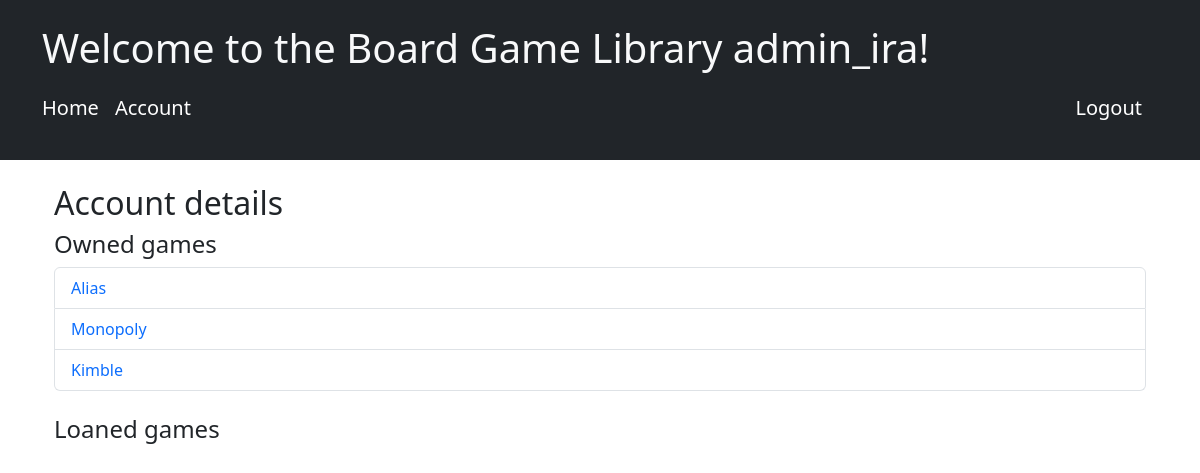
Screenshot of /account (signed in) with the database file from the repository.
### app_app/models.py (models this page shows, shortened)
class BoardGame(models.Model):
    name = models.CharField(max_length=100)
    genre = models.CharField(max_length=100, default='none')
    max_players = models.PositiveIntegerField(default=1)
    play_time = models.FloatField(default=1.0)
    owner = models.ForeignKey(User, on_delete=models.CASCADE, related_name='owned_games')
    available = models.BooleanField(default=True)
    loaned_to = models.ForeignKey(User, null=True, blank=True, on_delete=models.SET_NULL, related_name='loaned_games')
    date_added = models.DateTimeField(default=timezone.now)
    date_loaned = models.DateTimeField(default=None, blank=True, null=True)
    class Meta:
        verbose_name = 'Board game'

### app_app/views.py (the view)
# urls.py: path('account', views.account, name='account'),
@login_required
def account(request):
    user = request.user
    owned_games = BoardGame.objects.filter(owner = user)
    loaned_games = BoardGame.objects.filter(loaned_to = user)
    reviews = BoardGameReview.objects.filter(owner = user)
    context = {'owned_games': owned_games, 'loaned_games': loaned_games, 'reviews': reviews}
    return render(request, 'account.html', context)

### app_app/templates/account.html (shortened to what this page needs)
{% extends 'base.html' %}
{% block content %}
<div class="container mt-4">
    <h2>Account details</h2>
    <div class="mb-4">
        <h4>Owned games</h4>
        <ul class="list-group">
        {% for game in owned_games %}
            <li class="list-group-item">
                <a href="{% url 'board_game_detail' game.id %}" class="text-decoration-none">{{ game.name }}</a>
            </li>
        {% endfor %}
    </ul>
    </div>
    <div class="mb-4">
        <h4>Loaned games</h4>
    </div>
</div>
{% endblock %}

### app_app/templates/base.html (shortened to what this page needs)
<!DOCTYPE html>
<html lang="en">
<head>
    {% load django_bootstrap5 %}
    {% bootstrap_css %}
</head>
<body>
    <header class="bg-dark text-light p-4">
        <div class="container">
            {% if user.is_authenticated %}
                <h1>Welcome to the Board Game Library {{user.username}}!</h1>
            {% else %}
                <h1>Welcome to the Board Game Library!</h1>
            {% endif %}
            <nav class="navbar navbar-expand-lg navbar-dark bg-dark">
                <a class="navbar-brand" href="{% url 'homepage' %}">Home</a>
                {% if user.is_authenticated %}
                    <a class="navbar-brand" href="{% url 'account' %}">Account</a>
                    <div class="ms-auto">
                        <a class="navbar-brand" href="{% url 'logout' %}">Logout</a>
                    </div>
                {% else %}
                    <div class="ms-auto">
                        <a class="navbar-brand" href="{% url 'login' %}">Login</a>
                        <a class="navbar-brand" href="{% url 'register' %}">Register</a>
                    </div>
                {% endif %}
            </nav>
        </div>
    </header>
    <div class="container mt-4">
        <div id="content">
            {% block content %}{% endblock %}
        </div>
    </div>
</body>
</html>

### rows the page displays
BoardGame: name "Alias"
BoardGame: name "Monopoly"
BoardGame: name "Kimble"

### other values shown
{{ user.username }} "admin_ira"
